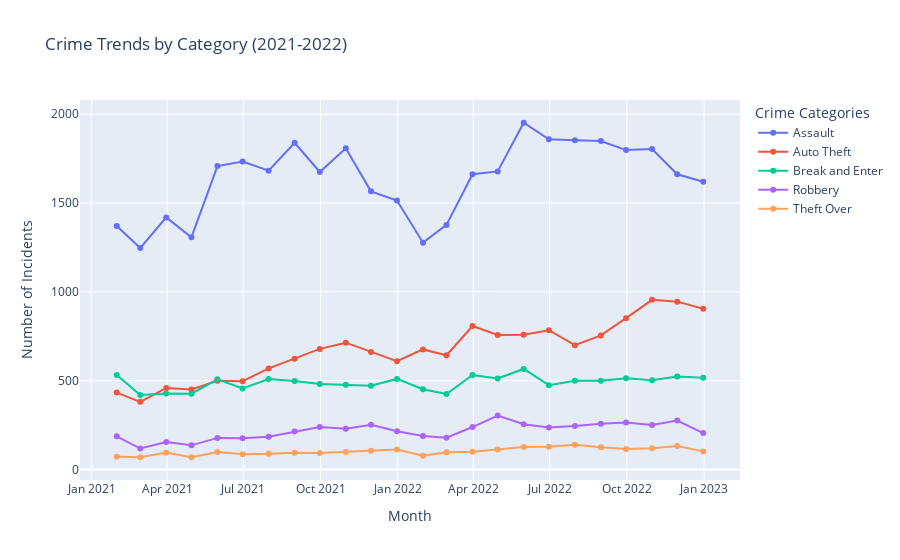

Notebook source saved alongside this figure:
### Markdown cell above
# The line chart demonstrates the number of incidents for each crime category during each month intervals.


## The analysis aims to provide insights into trends, patterns, and variations in crime incidents during this period. 

## The findings will be useful for informing public safety strategies, resource allocation, and policy formulation.


# Key Findings

### This indicates that Assault consistently had the highest number of incidents throughout the two-year period.

### Auto Theft also showed an increasing trend, 

### while Break and Enter, Robbery, and Theft Over remained relatively stable.

### Code cell
import pandas as pd
import plotly.graph_objs as go

# Read the crime data CSV file and filter for the period of 2021-2022
crime_data = pd.read_csv("major-crime-indicators.csv", parse_dates=["OCC_DATE"])
filtered_crime_data = crime_data[(crime_data["OCC_DATE"].dt.year >= 2021) & (crime_data["OCC_DATE"].dt.year <= 2022)]

# Group the data by crime category and month
crime_counts_monthly = filtered_crime_data.groupby(["MCI_CATEGORY", pd.Grouper(key="OCC_DATE", freq="M")]).size().unstack(level=0)

# Create a line chart for each crime category
fig = go.Figure()
for category in crime_counts_monthly.columns:
    fig.add_trace(go.Scatter(x=crime_counts_monthly.index, y=crime_counts_monthly[category], mode="lines+markers", name=category))

# Customize the layout
fig.update_layout(
    title="Crime Trends by Category (2021-2022)",
    xaxis=dict(title="Month"),
    yaxis=dict(title="Number of Incidents"),
    legend=dict(title="Crime Categories"),
    hovermode="x unified"
)

# Save the plot as an HTML file
pio.write_html(fig, file='crime_counts_toronto.html')

# Show the plot
fig.show()

### Figure 1 — Plotly figure (JSON) as saved in the notebook; plotly's stock layout.template omitted (floating-point values rounded to 4 significant figures)
{"data": [{"mode": "lines+markers", "name": "Assault", "type": "scatter", "x": ["2021-01-31T00:00:00", "2021-02-28T00:00:00", "2021-03-31T00:00:00", "2021-04-30T00:00:00", "2021-05-31T00:00:00", "2021-06-30T00:00:00", "2021-07-31T00:00:00", "2021-08-31T00:00:00", "2021-09-30T00:00:00", "2021-10-31T00:00:00", "2021-11-30T00:00:00", "2021-12-31T00:00:00", "2022-01-31T00:00:00", "2022-02-28T00:00:00", "2022-03-31T00:00:00", "2022-04-30T00:00:00", "2022-05-31T00:00:00", "2022-06-30T00:00:00", "2022-07-31T00:00:00", "2022-08-31T00:00:00", "2022-09-30T00:00:00", "2022-10-31T00:00:00", "2022-11-30T00:00:00", "2022-12-31T00:00:00"], "y": [1371, 1247, 1419, 1307, 1708, 1734, 1682, 1839, 1675, 1808, 1566, 1514, 1277, 1377, 1662, 1678, 1952, 1859, 1853, 1849, 1798, 1804, 1662, 1620]}, {"mode": "lines+markers", "name": "Auto Theft", "type": "scatter", "x": ["2021-01-31T00:00:00", "2021-02-28T00:00:00", "2021-03-31T00:00:00", "2021-04-30T00:00:00", "2021-05-31T00:00:00", "2021-06-30T00:00:00", "2021-07-31T00:00:00", "2021-08-31T00:00:00", "2021-09-30T00:00:00", "2021-10-31T00:00:00", "2021-11-30T00:00:00", "2021-12-31T00:00:00", "2022-01-31T00:00:00", "2022-02-28T00:00:00", "2022-03-31T00:00:00", "2022-04-30T00:00:00", "2022-05-31T00:00:00", "2022-06-30T00:00:00", "2022-07-31T00:00:00", "2022-08-31T00:00:00", "2022-09-30T00:00:00", "2022-10-31T00:00:00", "2022-11-30T00:00:00", "2022-12-31T00:00:00"], "y": [433, 381, 459, 450, 499, 497, 569, 623, 679, 714, 661, 610, 676, 643, 808, 757, 758, 784, 700, 755, 852, 955, 945, 905]}, {"mode": "lines+markers", "name": "Break and Enter", "type": "scatter", "x": ["2021-01-31T00:00:00", "2021-02-28T00:00:00", "2021-03-31T00:00:00", "2021-04-30T00:00:00", "2021-05-31T00:00:00", "2021-06-30T00:00:00", "2021-07-31T00:00:00", "2021-08-31T00:00:00", "2021-09-30T00:00:00", "2021-10-31T00:00:00", "2021-11-30T00:00:00", "2021-12-31T00:00:00", "2022-01-31T00:00:00", "2022-02-28T00:00:00", "2022-03-31T00:00:00", "2022-04-30T00:00:00", "2022-05-31T00:00:00", "2022-06-30T00:00:00", "2022-07-31T00:00:00", "2022-08-31T00:00:00", "2022-09-30T00:00:00", "2022-10-31T00:00:00", "2022-11-30T00:00:00", "2022-12-31T00:00:00"], "y": [532, 420, 428, 427, 508, 456, 509, 498, 481, 477, 472, 510, 452, 425, 532, 512, 566, 475, 500, 500, 514, 502, 523, 517]}, {"mode": "lines+markers", "name": "Robbery", "type": "scatter", "x": ["2021-01-31T00:00:00", "2021-02-28T00:00:00", "2021-03-31T00:00:00", "2021-04-30T00:00:00", "2021-05-31T00:00:00", "2021-06-30T00:00:00", "2021-07-31T00:00:00", "2021-08-31T00:00:00", "2021-09-30T00:00:00", "2021-10-31T00:00:00", "2021-11-30T00:00:00", "2021-12-31T00:00:00", "2022-01-31T00:00:00", "2022-02-28T00:00:00", "2022-03-31T00:00:00", "2022-04-30T00:00:00", "2022-05-31T00:00:00", "2022-06-30T00:00:00", "2022-07-31T00:00:00", "2022-08-31T00:00:00", "2022-09-30T00:00:00", "2022-10-31T00:00:00", "2022-11-30T00:00:00", "2022-12-31T00:00:00"], "y": [187, 118, 155, 136, 178, 176, 184, 214, 239, 229, 252, 215, 189, 179, 239, 304, 255, 237, 245, 258, 265, 251, 276, 205]}, {"mode": "lines+markers", "name": "Theft Over", "type": "scatter", "x": ["2021-01-31T00:00:00", "2021-02-28T00:00:00", "2021-03-31T00:00:00", "2021-04-30T00:00:00", "2021-05-31T00:00:00", "2021-06-30T00:00:00", "2021-07-31T00:00:00", "2021-08-31T00:00:00", "2021-09-30T00:00:00", "2021-10-31T00:00:00", "2021-11-30T00:00:00", "2021-12-31T00:00:00", "2022-01-31T00:00:00", "2022-02-28T00:00:00", "2022-03-31T00:00:00", "2022-04-30T00:00:00", "2022-05-31T00:00:00", "2022-06-30T00:00:00", "2022-07-31T00:00:00", "2022-08-31T00:00:00", "2022-09-30T00:00:00", "2022-10-31T00:00:00", "2022-11-30T00:00:00", "2022-12-31T00:00:00"], "y": [72, 69, 95, 69, 99, 86, 88, 94, 93, 99, 106, 113, 78, 97, 100, 112, 126, 128, 140, 125, 116, 120, 132, 102]}], "layout": {"hovermode": "x unified", "legend": {"title": {"text": "Crime Categories"}}, "title": {"text": "Crime Trends by Category (2021-2022)"}, "xaxis": {"title": {"text": "Month"}}, "yaxis": {"title": {"text": "Number of Incidents"}}}}
